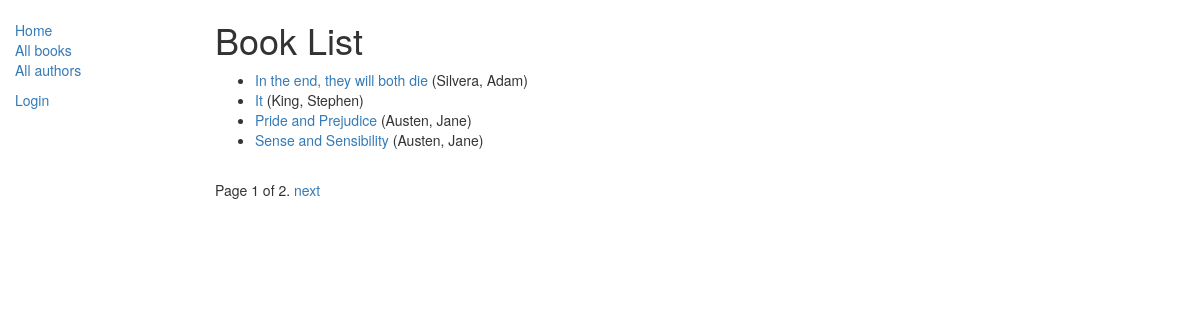
/catalog/books/, run on an earlier commit of the app's database.
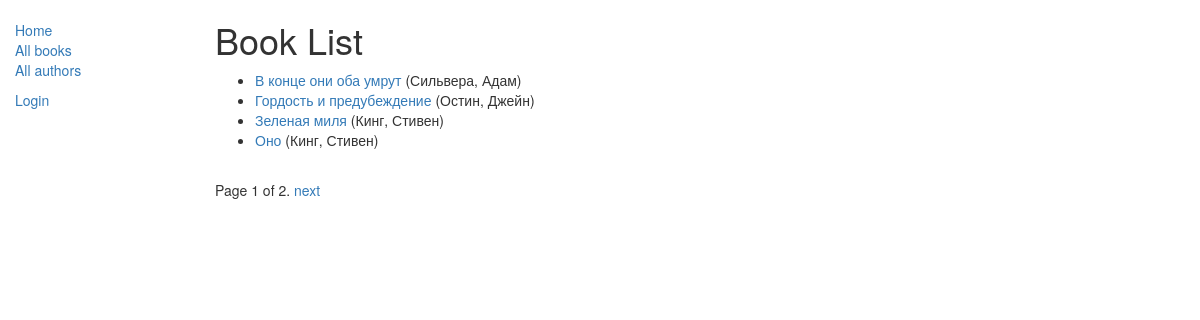
And on a later commit of the database.
### catalog/models.py (models this page shows, shortened)
class Book(models.Model):
    title = models.CharField(max_length=200)
    author = models.ForeignKey('Author', on_delete=models.SET_NULL, null=True)
    summary = models.TextField(max_length=1000, help_text="Enter a brief description of the book")
    isbn = models.CharField('ISBN', max_length=13,
                            unique=True,
                            help_text='13 Character <a href="https://www.isbn-international.org/content/what-isbn'
                                      '">ISBN number</a>')
    genre = models.ManyToManyField(Genre, help_text="Select a genre for this book")
    language = models.ForeignKey('Language', on_delete=models.SET_NULL, null=True)
    class Meta:
        ordering = ['title', 'author']
    def display_genre(self):
        return ', '.join([ genre.name for genre in self.genre.all()[:3] ])
    display_genre.short_description = 'Genre'
    def get_absolute_url(self):
        return reverse('book-detail', args=[str(self.id)])

class Author(models.Model):
    first_name = models.CharField(max_length=100)
    last_name = models.CharField(max_length=100)
    date_of_birth = models.DateField(null=True, blank=True)
    date_of_death = models.DateField('Died', null=True, blank=True)
    class Meta:
        ordering = ['last_name']
    def __str__(self):
        return '%s, %s' % (self.last_name, self.first_name)

### catalog/views.py (the view)
# urls.py: path('books/', views.BookListView.as_view(), name='books'),
class BookListView(generic.ListView):
    model = Book
    paginate_by = 4

### catalog/templates/catalog/book_list.html (shortened to what this page needs)
{% extends "base_generic.html" %}
{% block content %}
    <h1>Book List</h1>
    {% if book_list %}
    <ul>
      {% for book in book_list %}
      <li>
        <a href="{{ book.get_absolute_url }}">{{ book.title }}</a> ({{book.author}})
      </li>
      {% endfor %}
    </ul>
    {% else %}
      <p>There are no books in the library.</p>
    {% endif %}
{% endblock %}

What changed in the data, as far as the page shows it:
no longer on this page (row edited): Book: title "In the end, they will both die", author "Silvera, Adam"
removed Book: title "Pride and Prejudice", author "Austen, Jane"
no longer on this page (row edited): Book: title "Sense and Sensibility", author "Austen, Jane"
added Book: title "В конце они оба умрут", author "Сильвера, Адам"
now on this page (row edited): Book: title "Гордость и предубеждение", author "Остин, Джейн"
now on this page (row edited): Book: title "Зеленая миля", author "Кинг, Стивен"
changed Book: title "It" → "Оно"; author "King, Stephen" → "Кинг, Стивен"
